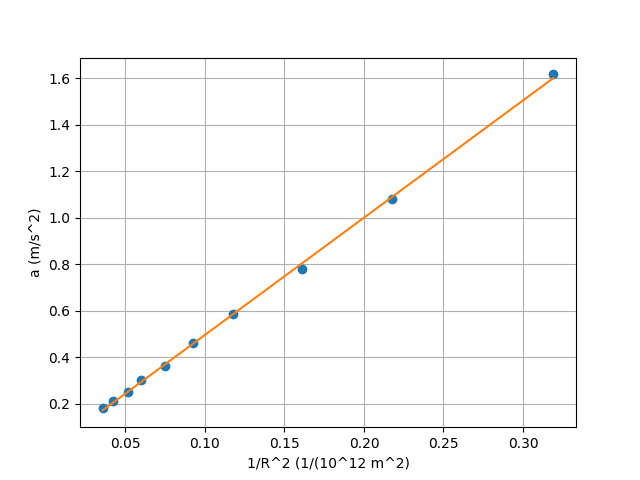

The Python source for this figure:
import numpy as np
import matplotlib.pyplot as plt

R = np.array([1.765,2.135,2.482,2.900,3.274,3.636,4.057,4.366,4.826,5.257])
a = np.array([1.617,1.081,0.7807,0.5835,0.4591,0.3605,0.3021,0.2502,0.2093,0.1800])

R1 = np.power(R,-2.01)

def regLin(x,y):
    x2=x**2
    y2=y**2
    xy=x*y
    n=x.size

    sx=x.sum()
    sy=y.sum()
    sxy=xy.sum()
    sx2=x2.sum()
    sy2=y2.sum()

    m=(n*sxy-sx*sy)/(n*sx2-(sx**2))
    b=(sx2*sy-sx*sxy)/(n*sx2-(sx**2))
    
    r2n=n*sxy-sx*sy
    r2d1=n*sx2-(sx**2)
    r2d2=n*sy2-(sy**2)
    r2=(r2n**2) / (r2d1*r2d2)
    
    varM=abs(m)*np.sqrt( ((1/r2)-1)/(n-2) )
    varB = varM*np.sqrt(sx2/n)
    return m,b,r2,varM,varB

values = regLin(R1,a)
m = values[0]
b = values[1]
r2 = values[2]
varM = values[3]
varB = values[4]

print("m = {} +/- {}".format(m,varM))
print("b = {} +/- {}".format(b,varB))
print("r^2 =", r2)

plt.xlabel("1/R^2 (1/(10^12 m^2)")
plt.ylabel("a (m/s^2)")
plt.plot(R1,a,"o")
plt.plot(R1,m*R1+b)
plt.grid()
plt.show()
